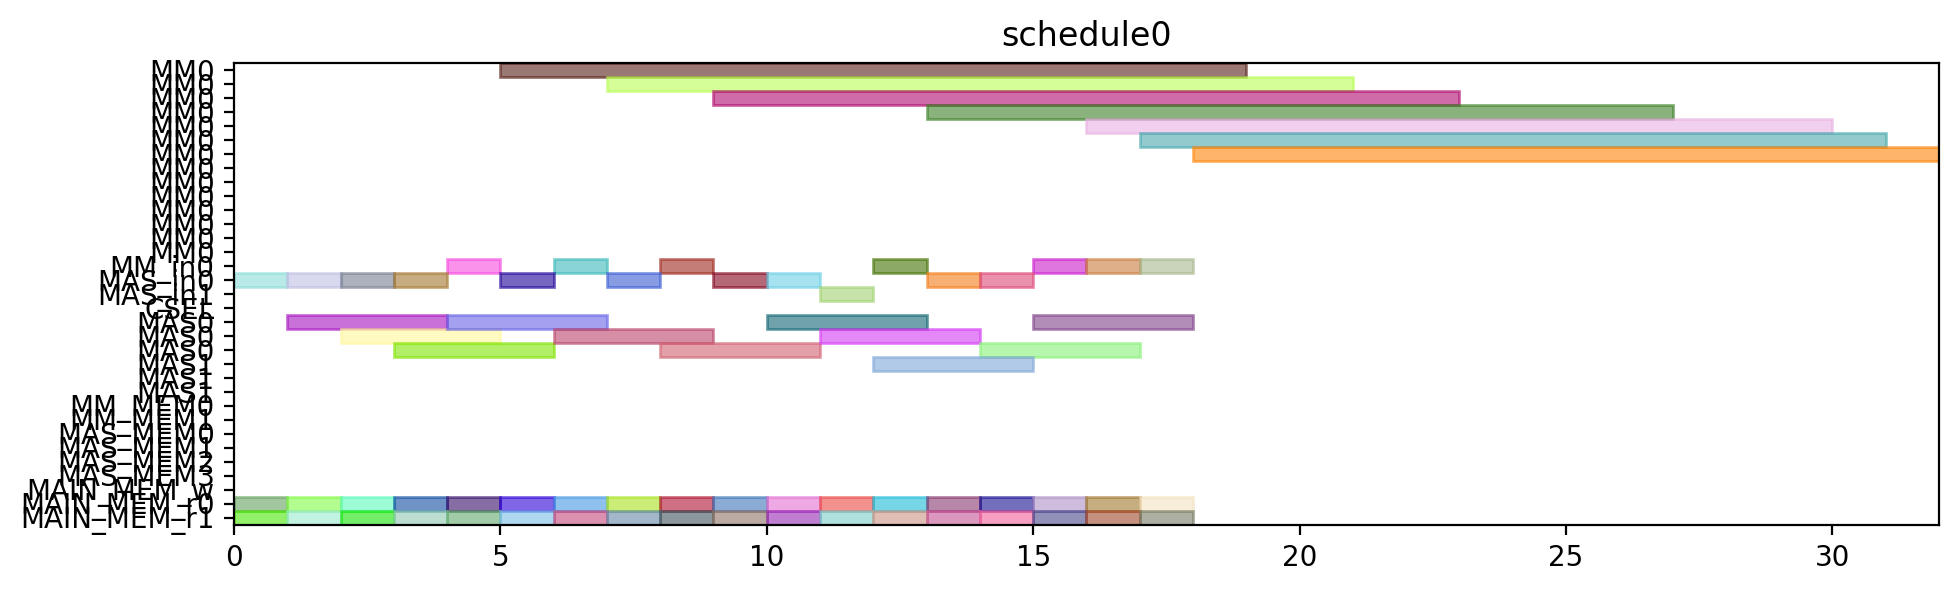

This figure's Python source:
from pyschedule import Scenario, solvers, plotters, alt


def solve():
	horizon = 120
	S = Scenario("schedule0", horizon=horizon)

	# resource
	MM = S.Resources('MM', num=1, size=14)
	MM_in = S.Resources('MM_in', num=1)
	MAS_in = S.Resources('MAS_in', num=2)
	CSEL = S.Resource('CSEL')
	MAS = S.Resources('MAS', num=2, size=3, periods=range(1, horizon))
	MM_MEM = S.Resources('MM_MEM', num=2)
	MAS_MEM = S.Resources('MAS_MEM', num=4)
	MAIN_MEM_w = S.Resource('MAIN_MEM_w', size=1)
	MAIN_MEM_r = S.Resources('MAIN_MEM_r', num=2)

	# result of previous scheduling

	# new tasks
	t0_t0 = S.Task('t0_t0', length=3, delay_cost=1)
	t0_t0 += alt(MAS)
	t0_t0_in = S.Task('t0_t0_in', length=1, delay_cost=1)
	t0_t0_in += alt(MAS_in)
	S += t0_t0_in*MAS_in[0]<=t0_t0*MAS[0]

	S += t0_t0_in*MAS_in[1]<=t0_t0*MAS[1]

	t0_t0_mem0 = S.Task('t0_t0_mem0', length=1, delay_cost=1)
	t0_t0_mem0 += MAIN_MEM_r[0]
	S += t0_t0_mem0 <= t0_t0

	t0_t0_mem1 = S.Task('t0_t0_mem1', length=1, delay_cost=1)
	t0_t0_mem1 += MAIN_MEM_r[1]
	S += t0_t0_mem1 <= t0_t0

	t0_t1 = S.Task('t0_t1', length=3, delay_cost=1)
	t0_t1 += alt(MAS)
	t0_t1_in = S.Task('t0_t1_in', length=1, delay_cost=1)
	t0_t1_in += alt(MAS_in)
	S += t0_t1_in*MAS_in[0]<=t0_t1*MAS[0]

	S += t0_t1_in*MAS_in[1]<=t0_t1*MAS[1]

	t0_t1_mem0 = S.Task('t0_t1_mem0', length=1, delay_cost=1)
	t0_t1_mem0 += MAIN_MEM_r[0]
	S += t0_t1_mem0 <= t0_t1

	t0_t1_mem1 = S.Task('t0_t1_mem1', length=1, delay_cost=1)
	t0_t1_mem1 += MAIN_MEM_r[1]
	S += t0_t1_mem1 <= t0_t1

	t0_t3 = S.Task('t0_t3', length=14, delay_cost=1)
	t0_t3 += alt(MM)
	t0_t3_in = S.Task('t0_t3_in', length=1, delay_cost=1)
	t0_t3_in += alt(MM_in)
	S += t0_t3_in*MM_in[0]<=t0_t3*MM[0]
	t0_t3_mem0 = S.Task('t0_t3_mem0', length=1, delay_cost=1)
	t0_t3_mem0 += MAIN_MEM_r[0]
	S += t0_t3_mem0 <= t0_t3

	t0_t3_mem1 = S.Task('t0_t3_mem1', length=1, delay_cost=1)
	t0_t3_mem1 += MAIN_MEM_r[1]
	S += t0_t3_mem1 <= t0_t3

	t1_t0 = S.Task('t1_t0', length=3, delay_cost=1)
	t1_t0 += alt(MAS)
	t1_t0_in = S.Task('t1_t0_in', length=1, delay_cost=1)
	t1_t0_in += alt(MAS_in)
	S += t1_t0_in*MAS_in[0]<=t1_t0*MAS[0]

	S += t1_t0_in*MAS_in[1]<=t1_t0*MAS[1]

	t1_t0_mem0 = S.Task('t1_t0_mem0', length=1, delay_cost=1)
	t1_t0_mem0 += MAIN_MEM_r[0]
	S += t1_t0_mem0 <= t1_t0

	t1_t0_mem1 = S.Task('t1_t0_mem1', length=1, delay_cost=1)
	t1_t0_mem1 += MAIN_MEM_r[1]
	S += t1_t0_mem1 <= t1_t0

	t1_t1 = S.Task('t1_t1', length=3, delay_cost=1)
	t1_t1 += alt(MAS)
	t1_t1_in = S.Task('t1_t1_in', length=1, delay_cost=1)
	t1_t1_in += alt(MAS_in)
	S += t1_t1_in*MAS_in[0]<=t1_t1*MAS[0]

	S += t1_t1_in*MAS_in[1]<=t1_t1*MAS[1]

	t1_t1_mem0 = S.Task('t1_t1_mem0', length=1, delay_cost=1)
	t1_t1_mem0 += MAIN_MEM_r[0]
	S += t1_t1_mem0 <= t1_t1

	t1_t1_mem1 = S.Task('t1_t1_mem1', length=1, delay_cost=1)
	t1_t1_mem1 += MAIN_MEM_r[1]
	S += t1_t1_mem1 <= t1_t1

	t1_t3 = S.Task('t1_t3', length=14, delay_cost=1)
	t1_t3 += alt(MM)
	t1_t3_in = S.Task('t1_t3_in', length=1, delay_cost=1)
	t1_t3_in += alt(MM_in)
	S += t1_t3_in*MM_in[0]<=t1_t3*MM[0]
	t1_t3_mem0 = S.Task('t1_t3_mem0', length=1, delay_cost=1)
	t1_t3_mem0 += MAIN_MEM_r[0]
	S += t1_t3_mem0 <= t1_t3

	t1_t3_mem1 = S.Task('t1_t3_mem1', length=1, delay_cost=1)
	t1_t3_mem1 += MAIN_MEM_r[1]
	S += t1_t3_mem1 <= t1_t3

	t2_t2 = S.Task('t2_t2', length=3, delay_cost=1)
	t2_t2 += alt(MAS)
	t2_t2_in = S.Task('t2_t2_in', length=1, delay_cost=1)
	t2_t2_in += alt(MAS_in)
	S += t2_t2_in*MAS_in[0]<=t2_t2*MAS[0]

	S += t2_t2_in*MAS_in[1]<=t2_t2*MAS[1]

	t2_t2_mem0 = S.Task('t2_t2_mem0', length=1, delay_cost=1)
	t2_t2_mem0 += MAIN_MEM_r[0]
	S += t2_t2_mem0 <= t2_t2

	t2_t2_mem1 = S.Task('t2_t2_mem1', length=1, delay_cost=1)
	t2_t2_mem1 += MAIN_MEM_r[1]
	S += t2_t2_mem1 <= t2_t2

	t5_t0 = S.Task('t5_t0', length=14, delay_cost=1)
	t5_t0 += alt(MM)
	t5_t0_in = S.Task('t5_t0_in', length=1, delay_cost=1)
	t5_t0_in += alt(MM_in)
	S += t5_t0_in*MM_in[0]<=t5_t0*MM[0]
	t5_t0_mem0 = S.Task('t5_t0_mem0', length=1, delay_cost=1)
	t5_t0_mem0 += MAIN_MEM_r[0]
	S += t5_t0_mem0 <= t5_t0

	t5_t0_mem1 = S.Task('t5_t0_mem1', length=1, delay_cost=1)
	t5_t0_mem1 += MAIN_MEM_r[1]
	S += t5_t0_mem1 <= t5_t0

	t5_t1 = S.Task('t5_t1', length=14, delay_cost=1)
	t5_t1 += alt(MM)
	t5_t1_in = S.Task('t5_t1_in', length=1, delay_cost=1)
	t5_t1_in += alt(MM_in)
	S += t5_t1_in*MM_in[0]<=t5_t1*MM[0]
	t5_t1_mem0 = S.Task('t5_t1_mem0', length=1, delay_cost=1)
	t5_t1_mem0 += MAIN_MEM_r[0]
	S += t5_t1_mem0 <= t5_t1

	t5_t1_mem1 = S.Task('t5_t1_mem1', length=1, delay_cost=1)
	t5_t1_mem1 += MAIN_MEM_r[1]
	S += t5_t1_mem1 <= t5_t1

	t5_t2 = S.Task('t5_t2', length=3, delay_cost=1)
	t5_t2 += alt(MAS)
	t5_t2_in = S.Task('t5_t2_in', length=1, delay_cost=1)
	t5_t2_in += alt(MAS_in)
	S += t5_t2_in*MAS_in[0]<=t5_t2*MAS[0]

	S += t5_t2_in*MAS_in[1]<=t5_t2*MAS[1]

	t5_t2_mem0 = S.Task('t5_t2_mem0', length=1, delay_cost=1)
	t5_t2_mem0 += MAIN_MEM_r[0]
	S += t5_t2_mem0 <= t5_t2

	t5_t2_mem1 = S.Task('t5_t2_mem1', length=1, delay_cost=1)
	t5_t2_mem1 += MAIN_MEM_r[1]
	S += t5_t2_mem1 <= t5_t2

	t5_t3 = S.Task('t5_t3', length=3, delay_cost=1)
	t5_t3 += alt(MAS)
	t5_t3_in = S.Task('t5_t3_in', length=1, delay_cost=1)
	t5_t3_in += alt(MAS_in)
	S += t5_t3_in*MAS_in[0]<=t5_t3*MAS[0]

	S += t5_t3_in*MAS_in[1]<=t5_t3*MAS[1]

	t5_t3_mem0 = S.Task('t5_t3_mem0', length=1, delay_cost=1)
	t5_t3_mem0 += MAIN_MEM_r[0]
	S += t5_t3_mem0 <= t5_t3

	t5_t3_mem1 = S.Task('t5_t3_mem1', length=1, delay_cost=1)
	t5_t3_mem1 += MAIN_MEM_r[1]
	S += t5_t3_mem1 <= t5_t3

	t7_t0 = S.Task('t7_t0', length=3, delay_cost=1)
	t7_t0 += alt(MAS)
	t7_t0_in = S.Task('t7_t0_in', length=1, delay_cost=1)
	t7_t0_in += alt(MAS_in)
	S += t7_t0_in*MAS_in[0]<=t7_t0*MAS[0]

	S += t7_t0_in*MAS_in[1]<=t7_t0*MAS[1]

	t7_t0_mem0 = S.Task('t7_t0_mem0', length=1, delay_cost=1)
	t7_t0_mem0 += MAIN_MEM_r[0]
	S += t7_t0_mem0 <= t7_t0

	t7_t0_mem1 = S.Task('t7_t0_mem1', length=1, delay_cost=1)
	t7_t0_mem1 += MAIN_MEM_r[1]
	S += t7_t0_mem1 <= t7_t0

	t7_t1 = S.Task('t7_t1', length=3, delay_cost=1)
	t7_t1 += alt(MAS)
	t7_t1_in = S.Task('t7_t1_in', length=1, delay_cost=1)
	t7_t1_in += alt(MAS_in)
	S += t7_t1_in*MAS_in[0]<=t7_t1*MAS[0]

	S += t7_t1_in*MAS_in[1]<=t7_t1*MAS[1]

	t7_t1_mem0 = S.Task('t7_t1_mem0', length=1, delay_cost=1)
	t7_t1_mem0 += MAIN_MEM_r[0]
	S += t7_t1_mem0 <= t7_t1

	t7_t1_mem1 = S.Task('t7_t1_mem1', length=1, delay_cost=1)
	t7_t1_mem1 += MAIN_MEM_r[1]
	S += t7_t1_mem1 <= t7_t1

	t7_t3 = S.Task('t7_t3', length=14, delay_cost=1)
	t7_t3 += alt(MM)
	t7_t3_in = S.Task('t7_t3_in', length=1, delay_cost=1)
	t7_t3_in += alt(MM_in)
	S += t7_t3_in*MM_in[0]<=t7_t3*MM[0]
	t7_t3_mem0 = S.Task('t7_t3_mem0', length=1, delay_cost=1)
	t7_t3_mem0 += MAIN_MEM_r[0]
	S += t7_t3_mem0 <= t7_t3

	t7_t3_mem1 = S.Task('t7_t3_mem1', length=1, delay_cost=1)
	t7_t3_mem1 += MAIN_MEM_r[1]
	S += t7_t3_mem1 <= t7_t3

	t10_t0 = S.Task('t10_t0', length=14, delay_cost=1)
	t10_t0 += alt(MM)
	t10_t0_in = S.Task('t10_t0_in', length=1, delay_cost=1)
	t10_t0_in += alt(MM_in)
	S += t10_t0_in*MM_in[0]<=t10_t0*MM[0]
	t10_t0_mem0 = S.Task('t10_t0_mem0', length=1, delay_cost=1)
	t10_t0_mem0 += MAIN_MEM_r[0]
	S += t10_t0_mem0 <= t10_t0

	t10_t0_mem1 = S.Task('t10_t0_mem1', length=1, delay_cost=1)
	t10_t0_mem1 += MAIN_MEM_r[1]
	S += t10_t0_mem1 <= t10_t0

	t10_t1 = S.Task('t10_t1', length=14, delay_cost=1)
	t10_t1 += alt(MM)
	t10_t1_in = S.Task('t10_t1_in', length=1, delay_cost=1)
	t10_t1_in += alt(MM_in)
	S += t10_t1_in*MM_in[0]<=t10_t1*MM[0]
	t10_t1_mem0 = S.Task('t10_t1_mem0', length=1, delay_cost=1)
	t10_t1_mem0 += MAIN_MEM_r[0]
	S += t10_t1_mem0 <= t10_t1

	t10_t1_mem1 = S.Task('t10_t1_mem1', length=1, delay_cost=1)
	t10_t1_mem1 += MAIN_MEM_r[1]
	S += t10_t1_mem1 <= t10_t1

	t10_t2 = S.Task('t10_t2', length=3, delay_cost=1)
	t10_t2 += alt(MAS)
	t10_t2_in = S.Task('t10_t2_in', length=1, delay_cost=1)
	t10_t2_in += alt(MAS_in)
	S += t10_t2_in*MAS_in[0]<=t10_t2*MAS[0]

	S += t10_t2_in*MAS_in[1]<=t10_t2*MAS[1]

	t10_t2_mem0 = S.Task('t10_t2_mem0', length=1, delay_cost=1)
	t10_t2_mem0 += MAIN_MEM_r[0]
	S += t10_t2_mem0 <= t10_t2

	t10_t2_mem1 = S.Task('t10_t2_mem1', length=1, delay_cost=1)
	t10_t2_mem1 += MAIN_MEM_r[1]
	S += t10_t2_mem1 <= t10_t2

	t10_t3 = S.Task('t10_t3', length=3, delay_cost=1)
	t10_t3 += alt(MAS)
	t10_t3_in = S.Task('t10_t3_in', length=1, delay_cost=1)
	t10_t3_in += alt(MAS_in)
	S += t10_t3_in*MAS_in[0]<=t10_t3*MAS[0]

	S += t10_t3_in*MAS_in[1]<=t10_t3*MAS[1]

	t10_t3_mem0 = S.Task('t10_t3_mem0', length=1, delay_cost=1)
	t10_t3_mem0 += MAIN_MEM_r[0]
	S += t10_t3_mem0 <= t10_t3

	t10_t3_mem1 = S.Task('t10_t3_mem1', length=1, delay_cost=1)
	t10_t3_mem1 += MAIN_MEM_r[1]
	S += t10_t3_mem1 <= t10_t3

	solvers.mip.solve(S,msg=1,kind='CPLEX',ratio_gap=1.01)

	solution = [['hoge']*len(S.solution()[1]) for i in range(len(S.solution()))]
	for i in range(len(S.solution())):
		for j in range(len(S.solution()[i])):
			solution[i][j]=str(S.solution()[i][j])
	print(solution)

	cycles = int(solution[-1][3])

	pic_file_name = "/mnt/rose/usr1/fukuda/ABE/multiRAM_multiMAS_16mux/scheduling_result/stage14MM1_stage3MAS2/EP2_DBL_w_EVAL/schedule0.png"
	if(S.solution() != []):
		plotters.matplotlib.plot(S,img_filename=pic_file_name, show_task_labels=False, fig_size=(cycles*0.25+3, 3))

	return solution
